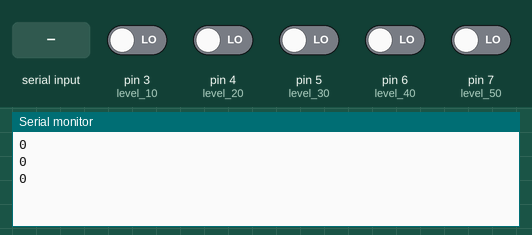
This sketch was run on a simulated Arduino Uno, built with avr-gcc and run on an emulated ATmega328P. Shown: the last lines printed to the serial monitor. Inputs (shaded band) come from the test bench; at power-on: pin 3 (level_10), pin 4 (level_20), pin 5 (level_30), pin 6 (level_40), pin 7 (level_50) LOW.

Above: at 4.8 s.
4.9 s: "1" received over the second serial link
9.5 s: pin 3 (level_10) driven HIGH
At 10.3 s:
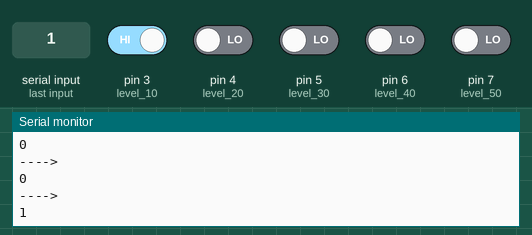
12.2 s: pin 4 (level_20) driven HIGH
At 14.6 s:
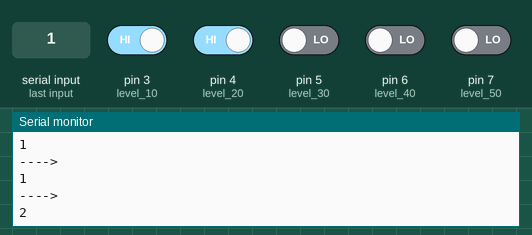
14.9 s: pin 5 (level_30) driven HIGH
At 17.2 s:
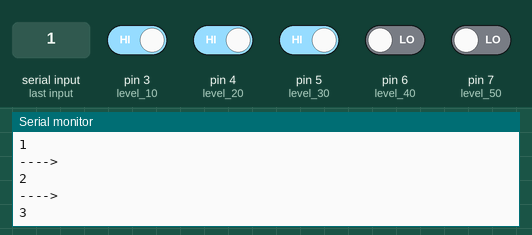
17.6 s: pin 6 (level_40) driven HIGH
At 19.0 s:
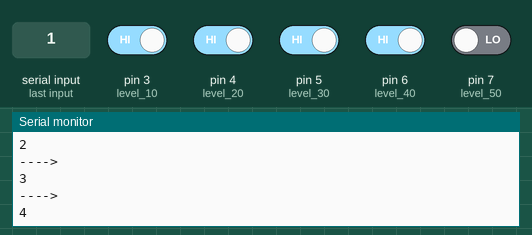
20.3 s: pin 7 (level_50) driven HIGH
At 23.3 s:
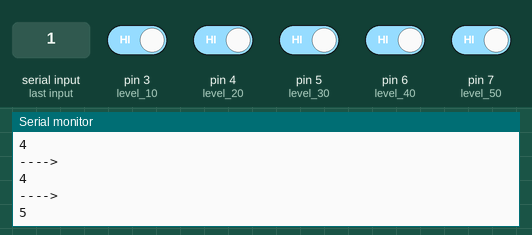
Timing chart, 0 to 24.0 s (numbered marks = the images above; inputs shaded):
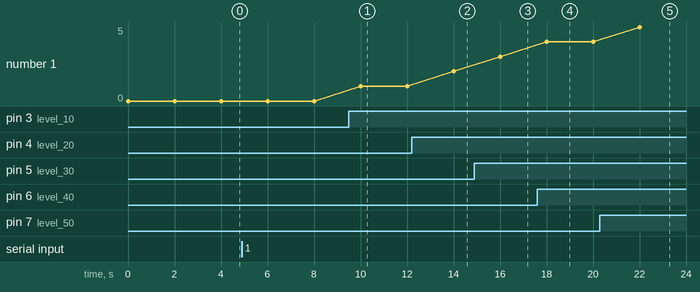

The sketch:

Smart_City_Water_Arduino.ino
```cpp
#include<SoftwareSerial.h>
SoftwareSerial s(13,2); // RX TX

int waterlevel = 0;
int level_10 = 3;
int level_20 = 4;
int level_30 = 5;
int level_40 = 6;
int level_50 = 7;/*
int level_60 = 8;
int level_70 = 9;
int level_80 = 10;
int level_90 = 11;
int level_100 =12;*/

void setup()
{
  s.begin(9600);
  Serial.begin(19200);
  pinMode(level_10, INPUT);
  pinMode(level_20, INPUT);
  pinMode(level_30, INPUT);
  pinMode(level_40, INPUT);
  pinMode(level_50, INPUT);
 /* pinMode(level_60, INPUT);
  pinMode(level_70, INPUT);
  pinMode(level_80, INPUT);
  pinMode(level_90, INPUT);
  pinMode(level_100,INPUT);*/
}

void loop()
{
  int L10 = digitalRead(level_10);
  int L20 = digitalRead(level_20);
  int L30 = digitalRead(level_30);
  int L40 = digitalRead(level_40);
  int L50 = digitalRead(level_50);
  /*int L60 = digitalRead(level_60);
  int L70 = digitalRead(level_70);
  int L80 = digitalRead(level_80);
  int L90 = digitalRead(level_90);
  int L100= digitalRead(level_100);*/
/*
  Serial.print("2="+String(L10));
  Serial.print(" 3="+String(L20));
  Serial.print(" 4="+String(L30));
  Serial.print(" 5="+String(L40));
  Serial.print(" 7="+String(L50));
  Serial.print(" 8="+String(L60));
  Serial.print(" 9="+String(L70));
  Serial.print(" 10="+String(L80));
  Serial.print(" 11="+String(L90));
  Serial.print(" 12="+String(L100));
  Serial.println();
*/

  if (L10 == HIGH)
  {
    waterlevel = 1;
    if (L20 == HIGH)
    {
      waterlevel = 2;
      if (L30 == HIGH)
      {
        waterlevel = 3;
        if (L40 == HIGH)
        {
          waterlevel = 4;
          if (L50 == HIGH)
          {
            waterlevel = 5;
           /* if (L60 == HIGH)
            {
              waterlevel = 60;
              if (L70 == HIGH)
              {
                waterlevel = 70;
                if (L80 == HIGH)
                {
                  waterlevel = 80;
                  if (L90 == HIGH)
                  {
                    waterlevel = 90;
                    if (L100 == HIGH)
                    {
                      waterlevel = 100;
                    }
                  }
                }
              }
            }*/
          }
        }
      }
    }
  }
  else
  {
    waterlevel = 0;
    //Serial.println("level = 0");
  }
  //s.write("s");
  if(s.available() > 0)
  {
    //char c = s.read();
    s.write(waterlevel);
    //Serial.println("\t\t\tSent");
    //Serial.println("Level = "+String(waterlevel));
    Serial.println("----> ");
  }
  Serial.println(String(waterlevel));
  delay(1000*2);
  //Serial.println("Level = "+String(waterlevel));
}
```

Measured:
- after the input at 9.5 s, the serial monitor: prints a new line after 0.51 s (image 1)
- after the input at 12.2 s, the serial monitor: prints a new line after 1.8 s (image 2)
- after the input at 14.9 s, the serial monitor: prints a new line after 1.1 s (image 3)
- after the input at 17.6 s, the serial monitor: prints a new line after 0.41 s (image 4)
- after the input at 20.3 s, the serial monitor: prints a new line after 1.7 s (image 5)
- plotted number 1: 0 → 1 after the input at 9.5 s, 1 → 2 after the input at 12.2 s, 2 → 3 after the input at 14.9 s, 3 → 4 after the input at 17.6 s, 4 → 5 after the input at 20.3 s
